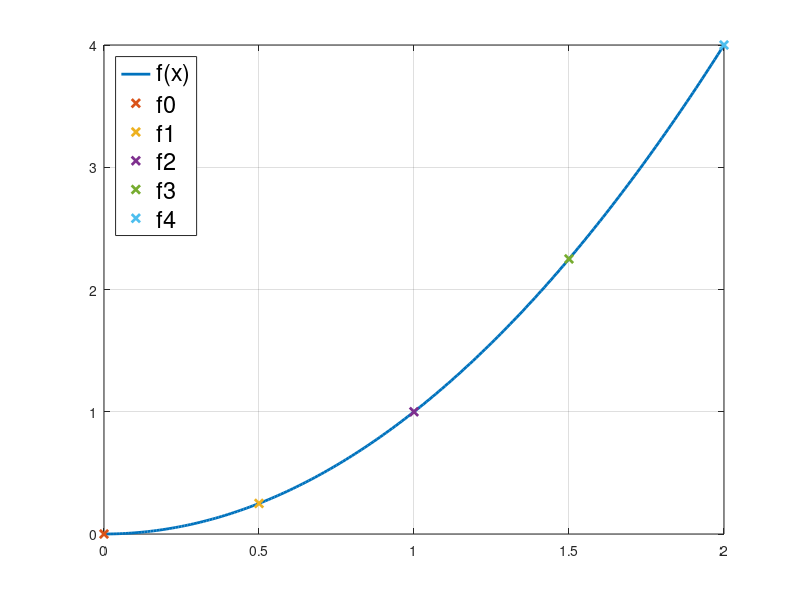

Here is the MATLAB script that generated this plot:
% Oppgave 4 e)

% Skriptet løser likningssystemet fra oppg. a), men med f0 = 0. 
% Videre plottes den eksakte funksjonen f(x) = x.^2 sammen med den 
% numeriske tilnærmingen. 

% Lager nytt likningssystem og utfører rekkereduksjon: 
T = [0.5 1 0 0 1.125; -1 1 1 0 3;...
    0 -1 1.5 1 6.375; 0 1 -4 5 12];
losning = rref(T);

% Oppretter vektor som samler løsningene:
fVektor = losning(:,end).';
fVektor = [0,fVektor];      % Oppdaterer med startverdi

% Vektor med x-verdiene:
xVektor = [0,0.5,1,1.5,2].';

% Initialiserer for den eksakte funksjonen f:
x = 0:1e-2:2;
f = @(x) x.^2;       % Fant at f(0) = 0 gir C = 0. Derfor forsvinner
                     % leddet C*exp(-x.^2/2) fra funksjonen.

% Plotter funksjonen sammen med de nye svarene fra likningssystemet:
plot(x,f(x),'linewidth',2)
hold on
grid on
for n=1:length(fVektor)
    plot(xVektor(n),fVektor(n),'x', 'linewidth',2)
end

% Ser at punktene ser ut til å ligge eksakt på grafen til funksjonen f,
% som oppgaven antydet. Det kan vi forklare ved at vi vet at feilleddet 
% i en 2. gradsfunksjon (her er f = x^2, se forklaring på linje 19-20) er 
% proporsjonal med den tredjederiverte av funksjonen. Siden den 
% tredjederiverte blir 0 i alle 2. gradsuttrykk, blir også feilen 0 og
% videre får vi eksakte svar når vi bruker midtpunktsformelen. Dersom C
% var lik 2, ville ikke funksjonen lenger vært et andregradsuttrykk, og 
% derfor ville feilleddet ikke lenger blitt 0. 

% Formatering av plottet: 
legend('f(x)', 'f0', 'f1', 'f2', 'f3', 'f4',...
    'location', 'northwest')
set(legend, 'FontSize',17);
hold off
